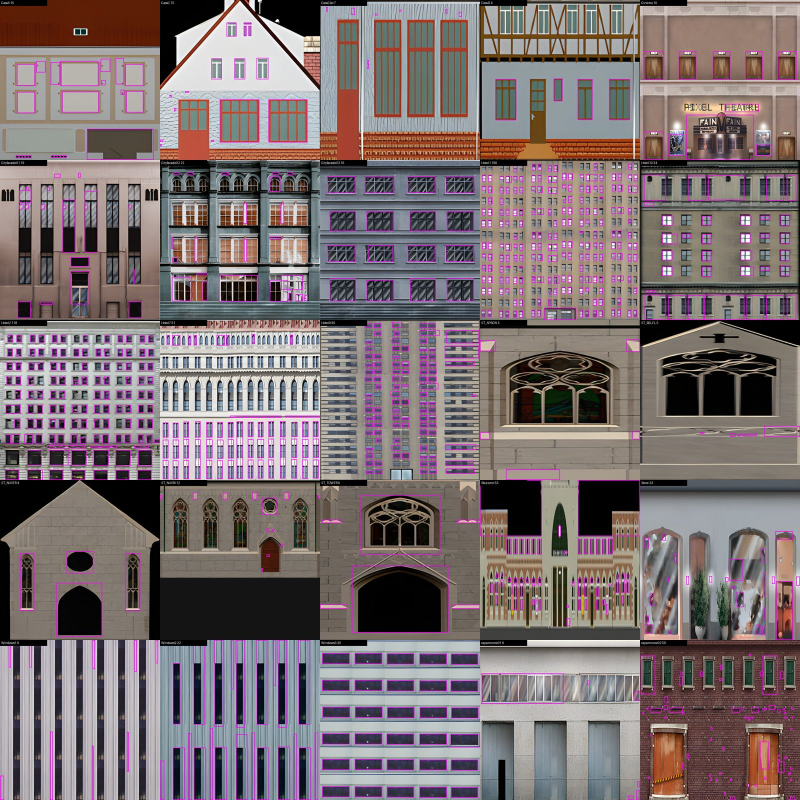
#> input picture tools/windows_review.jpg, 1600 x 1600 px, given in place of CasaA.jpg, which was not available (shown at 1/2 size)
$ python windows.py
#> lines starting #> are read from the running program, lines starting #| are printed output that depends on the picture; after the words box and inside, x2 and y2 are one past the last pixel; in counts of white or black regions, pixels touching at a corner belong together
#!/usr/bin/env python3
"""Намира прозорците по фасадните текстури → маски в assets/masks/.

    python3 tools/windows.py            # маски + преглед в tools/windows_review.jpg

Маската е черно-бяла картина с размерите на текстурата (512 по дългата
страна): бяло е прозорец (вдлъбнато), черно — стена. game/relief.js я чете
като карта на дълбочината. От шумните снимки направо не става — там
петната стават дупки, — затова тук прозорците се търсят като правоъгълници:

  1. цветът на стената е най-честият цвят в картината;
  2. всичко, което се различава от него повече от THRESHOLD, е кандидат;
  3. затваряне (слива рамките и пречките на прозореца в едно цяло) и
     отваряне (маха шума);
  4. свързаните области, които приличат на прозорец (достатъчно запълнени,
     не прекалено големи), стават правоъгълници.
"""
import json
import pathlib

from PIL import Image, ImageChops, ImageDraw, ImageFilter

ROOT = pathlib.Path(__file__).resolve().parent.parent
SRC = ROOT / 'tools/upscaled'
OUT = ROOT / 'assets/masks'
REVIEW = ROOT / 'tools/windows_review.jpg'
SIZE = 512

# Фасадите, по които се търсят прозорци, и най-големият прозорец като дял от
# страната на картината. Без тухлите и каменните стени: там няма прозорци, а
# фугите не са дупки. Прагът и цветът на стената се търсят автоматично:
# „най-честият цвят" не винаги е стената (при CasaA е червеният покрив), затова
# се пробват няколко кандидата и се избира разпознаването с най-добра оценка.
FACADES = {
    'CasaA': 0.45, 'CasaB': 0.45, 'CasaC': 0.45, 'CasaClat': 0.5, 'CasaD': 0.45,
    'Cinema': 0.45, 'Cityfacade01': 0.6, 'Cityfacade02': 0.4, 'Cityfacade03': 0.4,
    'Hotel1': 0.3, 'Hotel10': 0.3, 'Hotel2': 0.3, 'Hotel7': 0.4, 'Hotel9': 0.35,
    'ST_APSEW': 0.7, 'ST_BELFL': 0.65, 'ST_NAVFR': 0.5, 'ST_NAVRI': 0.5, 'ST_TOWFR': 0.65,
    'Stazione': 0.4, 'Store': 0.6, 'Windows1': 0.9, 'Windows2': 0.9, 'Windows3': 0.5,
    'capannone01': 0.6, 'capannone02': 0.4,
}
THRESHOLDS = (18, 24, 32, 42, 55, 70, 88)
# Няколко фасади не се поддават на общото търсене (гредите се сливат с
# прозорците, стъклените ивици са по цялата височина): за тях прагът е зададен.
TUNE = {
    'CasaB': (48, 60, 74), 'CasaClat': (20, 26, 34), 'Windows1': (22, 26, 30),
    'ST_NAVFR': (30, 38, 46), 'ST_NAVRI': (38, 46, 55),
}
SEARCH = 160          # търсенето върви на малка картина, за да е бързо
MIN_FILL = 0.5        # колко от правоъгълника трябва да е „прозорец"
MIN_SIDE = 0.01       # най-малката страна като дял от дългата страна

def wall_colors(im, count=10):
    """Кандидатите за цвят на стената: най-честите цветове, закръглени."""
    small = im.resize((128, 128))
    counts = {}
    for p in small.getdata():
        k = (p[0] >> 4, p[1] >> 4, p[2] >> 4)
        counts[k] = counts.get(k, 0) + 1
    best = sorted(counts, key=counts.get, reverse=True)[:count]
    out = []
    for k in best:
        px = [p for p in small.getdata() if (p[0] >> 4, p[1] >> 4, p[2] >> 4) == k]
        out.append(tuple(sum(c[i] for c in px) / len(px) for i in range(3)))
    return out


def distance(im, wall):
    """Разликата от цвета на стената, като сива картина (бързо, в C)."""
    solid = Image.new('RGB', im.size, tuple(round(c) for c in wall))
    return ImageChops.difference(im, solid).convert('L')


def candidates(dist, threshold):
    out = dist.point(lambda v: 255 if v > threshold else 0)
    # затваряне (слива рамките и пречките в едно), после отваряне (маха шума)
    out = out.filter(ImageFilter.MaxFilter(5)).filter(ImageFilter.MinFilter(5))
    out = out.filter(ImageFilter.MinFilter(3)).filter(ImageFilter.MaxFilter(3))
    return out


def components(mask):
    w, h = mask.size
    m = mask.load()
    seen = bytearray(w * h)
    boxes = []
    for y0 in range(h):
        for x0 in range(w):
            if m[x0, y0] < 128 or seen[y0 * w + x0]:
                continue
            stack = [(x0, y0)]
            seen[y0 * w + x0] = 1
            n, x1, y1, x2, y2 = 0, x0, y0, x0, y0
            while stack:
                x, y = stack.pop()
                n += 1
                x1, y1, x2, y2 = min(x1, x), min(y1, y), max(x2, x), max(y2, y)
                for nx, ny in ((x + 1, y), (x - 1, y), (x, y + 1), (x, y - 1)):
                    if 0 <= nx < w and 0 <= ny < h and not seen[ny * w + nx] and m[nx, ny] >= 128:
                        seen[ny * w + nx] = 1
                        stack.append((nx, ny))
            boxes.append((x1, y1, x2 + 1, y2 + 1, n))
    return boxes


def boxes_of(dist, threshold, biggest):
    w, h = dist.size
    out = []
    for x1, y1, x2, y2, n in components(candidates(dist, threshold)):
        bw, bh = x2 - x1, y2 - y1
        side = max(w, h) * MIN_SIDE
        if bw < side or bh < side or bw > w * biggest or bh > h * biggest:
            continue
        if n / (bw * bh) < MIN_FILL:
            continue
        out.append((x1, y1, x2, y2))
    # Прозорците по една фасада са горе-долу еднакви: това, което е много
    # по-дребно от средното, е петно или пукнатина, не прозорец.
    if len(out) > 3:
        areas = sorted((x2 - x1) * (y2 - y1) for x1, y1, x2, y2 in out)
        least = areas[len(areas) // 2] / 3.5
        out = [b for b in out if (b[2] - b[0]) * (b[3] - b[1]) >= least]
    return out


def score(boxes, size):
    """Истинската фасада е решетка: прозорците са горе-долу еднакви и
    подредени в редове. Ако „прозорците" покрият половината стена, значи
    цветът на стената е сбъркан."""
    if len(boxes) < 3:
        return 0
    areas = sorted((x2 - x1) * (y2 - y1) for x1, y1, x2, y2 in boxes)
    total = sum(areas)
    coverage = total / (size[0] * size[1])
    if coverage > 0.5:
        return 0
    median = areas[len(areas) // 2]
    alike = sum(1 for a in areas if median / 2.5 <= a <= median * 2.5) / len(areas)
    # колко от тях имат съсед на същия ред
    in_rows = 0
    for x1, y1, x2, y2 in boxes:
        height = y2 - y1
        for a1, b1, a2, b2 in boxes:
            if (a1, b1) == (x1, y1):
                continue
            if abs(b1 - y1) < height * 0.35 and abs(b2 - y2) < height * 0.35:
                in_rows += 1
                break
    rows_bonus = 0.4 + 0.6 * in_rows / len(boxes)
    return total * alike * rows_bonus


def windows(name, biggest):
#> called with name = 'CasaA', biggest = 0.45
    im = Image.open(SRC / f'{name}.jpg').convert('RGB')
#> im is the input picture: PIL image 1600x1600 RGB; mean R, G, B 124.9, 111.2, 114.5
    k = SEARCH / max(im.size)
#> k = 0.1
    small = im.resize((round(im.size[0] * k), round(im.size[1] * k)), Image.LANCZOS)
    best = (0, None, None)
    for wall in wall_colors(small):
#> in wall_colors, `small = im.resize((128, 128))`:
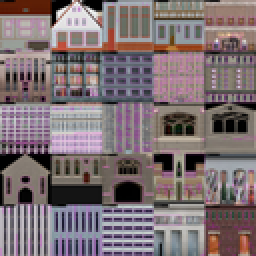
#> small: PIL image 128x128 RGB (shown 2 times larger); mean R, G, B 125, 111.3, 114.6
#> in wall_colors, `best = sorted(counts, key=counts.get, reverse=True)[:count]`: best = [(0, 0, 0), (8, 7, 7), (9, 8, 7), (8, 7, 6), (8, 8, 7), (10, 10, 10), (6, 6, 5), (7, 7, 6), (1, 1, 1), (9, 9, 9)]
        dist = distance(small, wall)
        for threshold in TUNE.get(name, THRESHOLDS):
            found = boxes_of(dist, threshold, biggest)
            s = score(found, small.size)
            if s > best[0]:
                best = (s, wall, threshold)
#> this loop made 10 passes
#> (least in boxes_of, total in score, coverage in score, median in score, alike in score, rows_bonus in score) on passes 2, 8, 9: (25.71, 4260, 0.166, 140, 0.5, 0.67), (36.57, 3863, 0.151, 216, 0.769, 0.585), (13.71, 142, 0.00555, 48, 0.75, 0.7)
#> (least in boxes_of, total in score, coverage in score, median in score, alike in score) on passes 3, 5, 7: (36.57, 5535, 0.216, 264, 0.571), (25.71, 3724, 0.145, 128, 0.556), (31.43, 5577, 0.218, 121, 0.667)
#> pass 1, in windows, `dist = distance(small, wall)`:
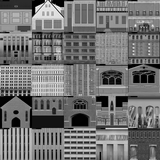
#> dist: PIL image 160x160 L; min 0, max 253, mean 113.5
#> pass 1, in candidates, `out = dist.point(lambda v: 255 if v > threshold else 0)`:
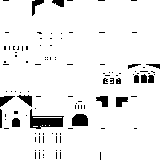
#> out: PIL image 160x160 L; 93.2% white; 115 black regions (98 under 20 px), largest, box (x1, y1, x2, y2) and area: (30, 109, 64, 129) 355, (72, 114, 88, 126) 174, (17, 95, 32, 107) 92
#> after the loop:
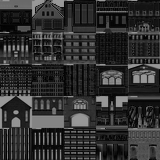
#> dist: PIL image 160x160 L; min 0, max 152, mean 48.7
#> after the loop, best = (4959.4, (166.5, 167.3, 168.7), 88)
    _, wall, threshold = best
#> wall = (166.5, 167.3, 168.7); threshold = 88
    k = SIZE / max(im.size)
#> k = 0.32
    im = im.resize((round(im.size[0] * k), round(im.size[1] * k)), Image.LANCZOS)
#> im: PIL image 512x512 RGB
    if wall is None:
        return im, None, threshold, []
    return im, wall, threshold, boxes_of(distance(im, wall), threshold, biggest)
#> in distance (call 11), `return ImageChops.difference(im, solid).convert('L')`:
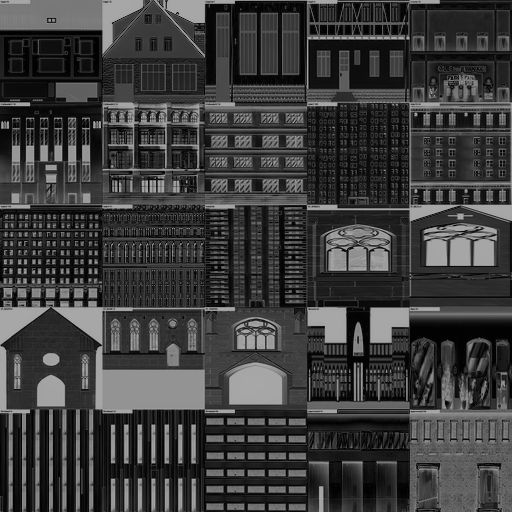
#> returned value: PIL image 512x512 L; min 0, max 167, mean 60.8


def main():
    OUT.mkdir(exist_ok=True)
    for old in OUT.glob('*.png'):
        old.unlink()
    index = {}
    thumbs = []
    for name, biggest in FACADES.items():
        im, wall, threshold, boxes = windows(name, biggest)
#> wall = (166.5, 167.3, 168.7); threshold = 88; boxes = 57 items, first 6: (0, 0, 148, 55), (382, 20, 391, 29), (340, 71, 349, 92), (56, 83, 97, 102), (0, 100, 30, 106), (64, 118, 90, 182)
        # Под четири намерени прозореца фасадата остава плоска: иначе на
        # стената хлътват два прозореца, а съседните им остават гладки.
        if len(boxes) < 4:
            print(f'{name:14s} без прозорци ({len(boxes)})', flush=True)
            continue
        w, h = im.size
#> w = 512; h = 512
        mask = Image.new('L', (w, h), 0)
#> mask: PIL image 512x512 L; every value is 0
        d = ImageDraw.Draw(mask)
        for x1, y1, x2, y2 in boxes:
            d.rectangle((x1, y1, x2 - 1, y2 - 1), fill=255)
#> this loop made 57 passes
#> (x1, y1, x2, y2) on passes 1 to 12: (0, 0, 148, 55), (382, 20, 391, 29), (340, 71, 349, 92), (56, 83, 97, 102), (0, 100, 30, 106), (64, 118, 90, 182), (111, 132, 134, 149), (141, 135, 167, 149), (211, 136, 227, 152), (235, 136, 252, 152), (263, 136, 279, 152), (286, 136, 303, 152)
        mask.save(OUT / f'{name}.png', optimize=True)
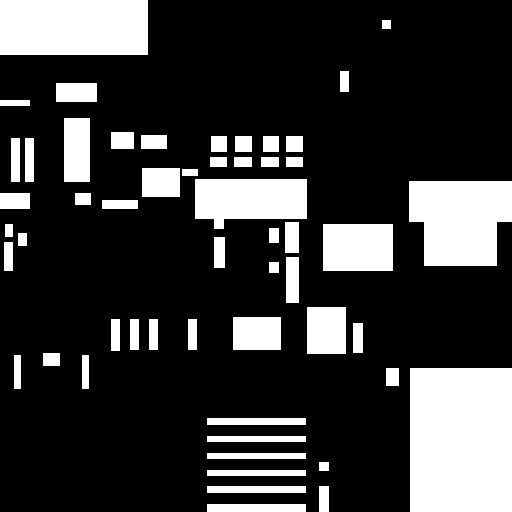
#> saved as CasaA.png: PIL image 512x512 L; 22.4% white; 54 white regions, largest, box (x1, y1, x2, y2) and area: (410, 368, 512, 512) 14688, (0, 0, 148, 55) 8140, (409, 181, 512, 266) 7435
        # Правоъгълниците в дялове от картината: game/facade.js ги вдига в
        # геометрия (первази и рамки), а маската отива в game/relief.js.
        index[name] = {
            'count': len(boxes),
            'wall': [round(c) for c in wall],
            'rects': [[round(x1 / w, 4), round(y1 / h, 4), round(x2 / w, 4), round(y2 / h, 4)]
                      for x1, y1, x2, y2 in boxes],
        }

        view = im.copy()
        dv = ImageDraw.Draw(view)
        for x1, y1, x2, y2 in boxes:
            dv.rectangle((x1, y1, x2 - 1, y2 - 1), outline=(255, 0, 255), width=2)
        dv.rectangle((0, 0, 150, 18), fill=(0, 0, 0))
        dv.text((4, 3), f'{name} {len(boxes)}', fill=(255, 255, 255))
        thumbs.append(view.resize((320, round(320 * h / w))))
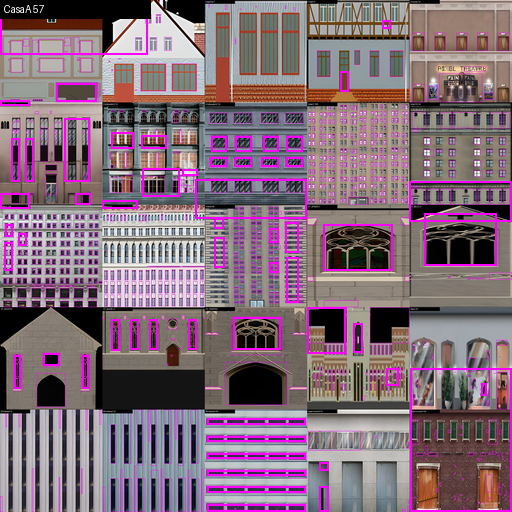
#> view: PIL image 512x512 RGB; mean R, G, B 131.5, 107.2, 121.9
        print(f'{name:14s} стена {tuple(round(c) for c in wall)} праг {threshold}  прозорци {len(boxes)}', flush=True)
#| CasaA          стена (166, 167, 169) праг 88  прозорци 57

    (OUT / 'index.json').write_text(json.dumps(index, indent=1))
    cols = 5
    rows = (len(thumbs) + cols - 1) // cols
    sheet = Image.new('RGB', (cols * 320, rows * 320), (20, 20, 20))
    for i, t in enumerate(thumbs):
        sheet.paste(t, ((i % cols) * 320, (i // cols) * 320))
    sheet.save(REVIEW, quality=85)


if __name__ == '__main__':
#> (the run stopped early here; a loop or call above may not have finished)
